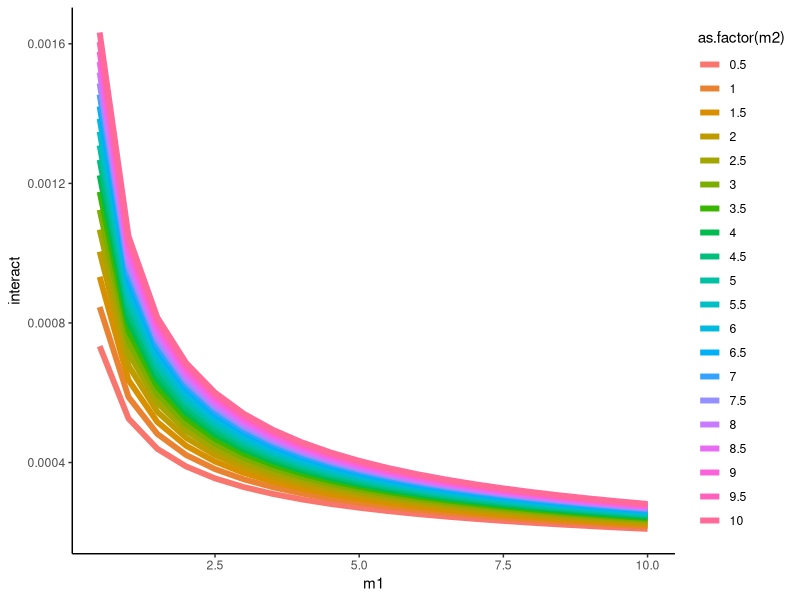

The R source for this figure:
####################################################
## First try at creating interaction strengths
## from MTE based on equations in
## Jonathan thesis
####################################################

library(tidyverse)

## Constant set from thesis
b0 = 1.71e-6 ## Normalising constant for birth rate
d0 = 4.15e-8 ## Normalising constant for death rate
B = 0.75 ## Scaling exponenet for metabolism
a0 = 8.31e-4 ## Normalising constant for search rate
pv = 0.26 ## Scaling exponent for velocity
pd = 0.21 ## scaling exponent for detection distance
# e01 = 0.2 ## biomass conversion efficient, feeding on plant
# e02 = 0.5 ## biomass conversion efficient, feeding on animal

## mass of theoretical species (kg)
m1 = 1
m2 = 10

interactingScaling = function(i, j, captureType = c("active", "grazing")){

    if(captureType == "active") {
        int = (j^(pv + (2*pd)))*(sqrt(1 + ((i/j)^(2*pv))*((i/j)^pd)))
    }

    if(captureType == "grazing") {
        int = (j*(pv + (2*pd)))*((i/j)^pd)
    }

    return(int)
}


interactStrength = function(i, j, captureType, interactType = c("prey", "predator")) {

    if(interactType == "prey") {
        int = -a0*interactingScaling(i,j, captureType = captureType)*(j^-1)
    }

    if(interactType == "predator") {
        if(captureType == "grazing") {e0 = 0.2} else {e0 = 0.5}
        int = e0*a0*interactingScaling(j,i, captureType = captureType)*(i^-1)
    }

return(int)

}

interactStrength(m1, m2, captureType = "active", interactType = "predator")


## Now let's make lots of different masses and see what values for interaction strength we get

masses = seq(0.5, 10, by = 0.5)
masses = expand.grid(masses, masses) %>% rename("m1" = 1, "m2" = 2)

test = masses %>% mutate(interact = interactStrength(m1, m2, captureType = "active", interactType = "predator"))

ggplot(test, aes(m1, interact, col = as.factor(m2))) + geom_line(linewidth = 2) + theme_classic()
